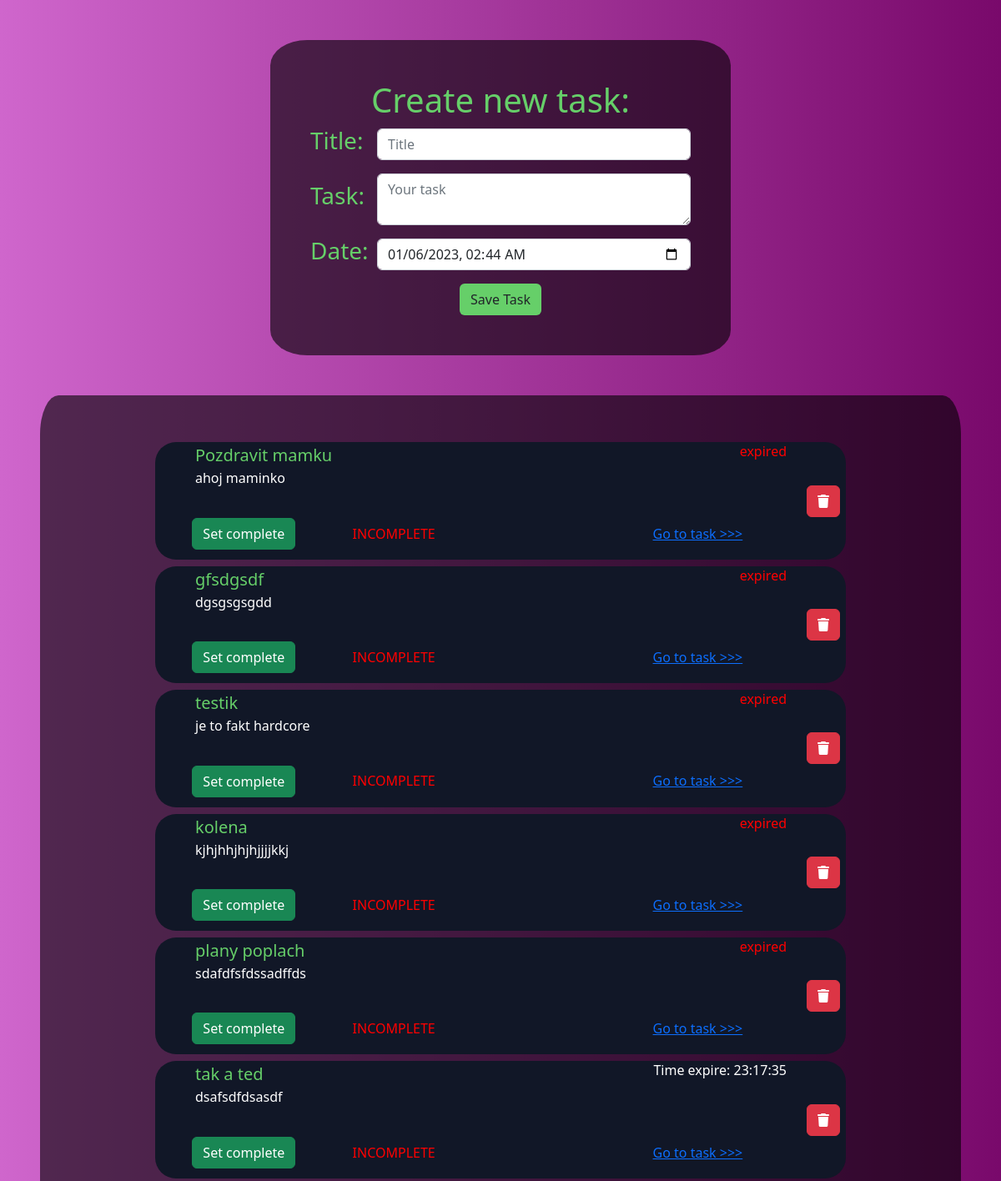
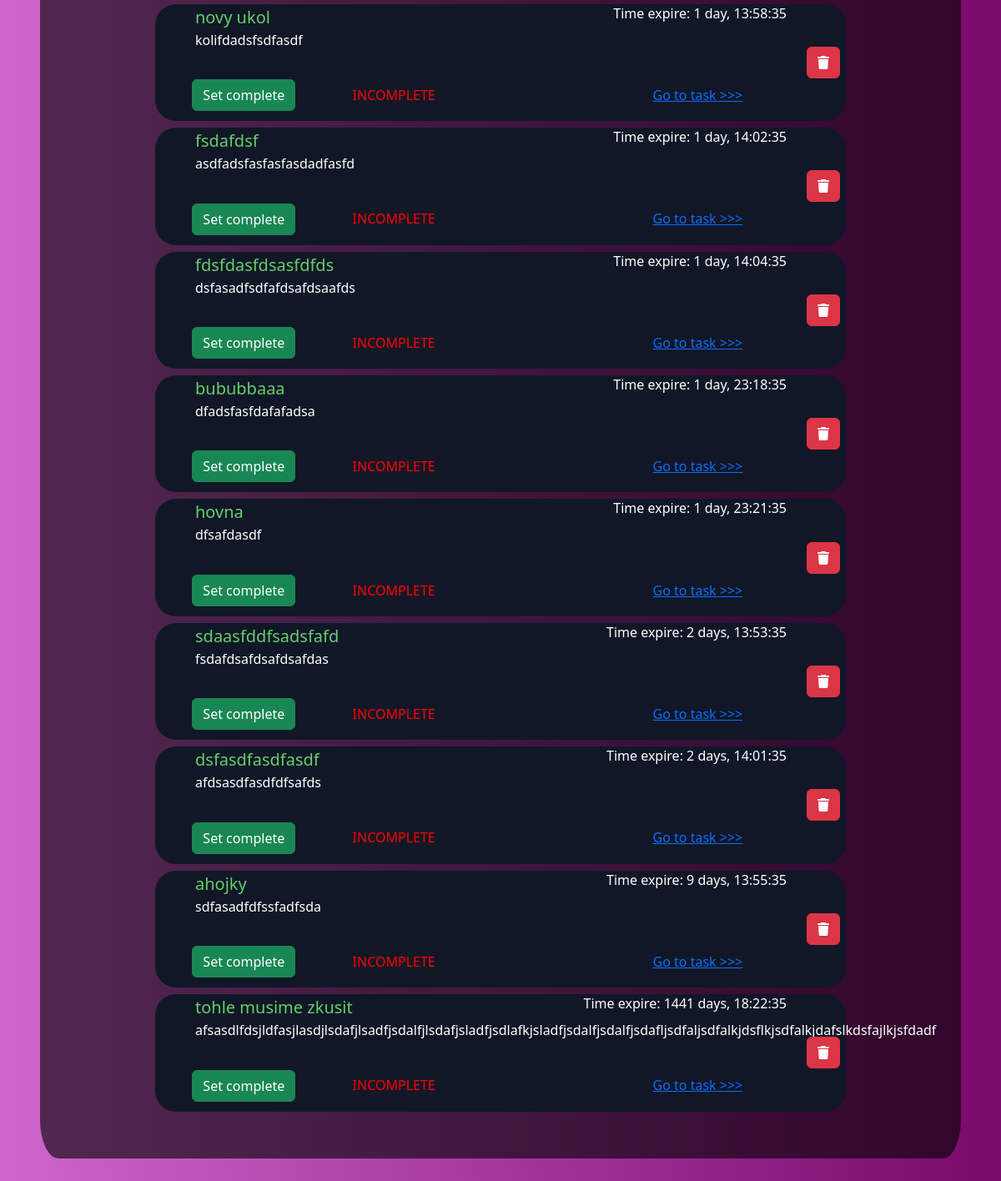
The app's page /, older data (2 pictures, top to bottom).
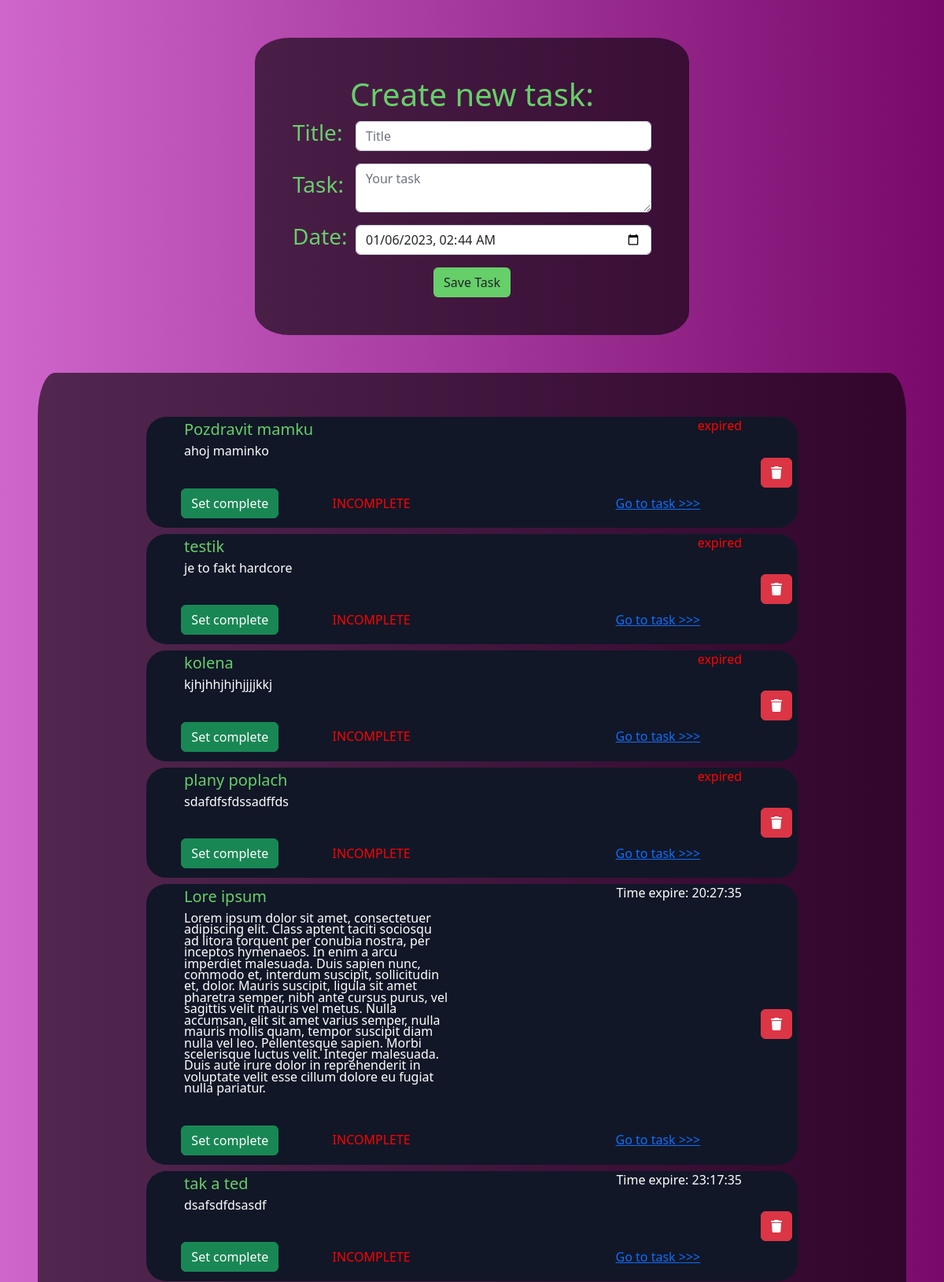
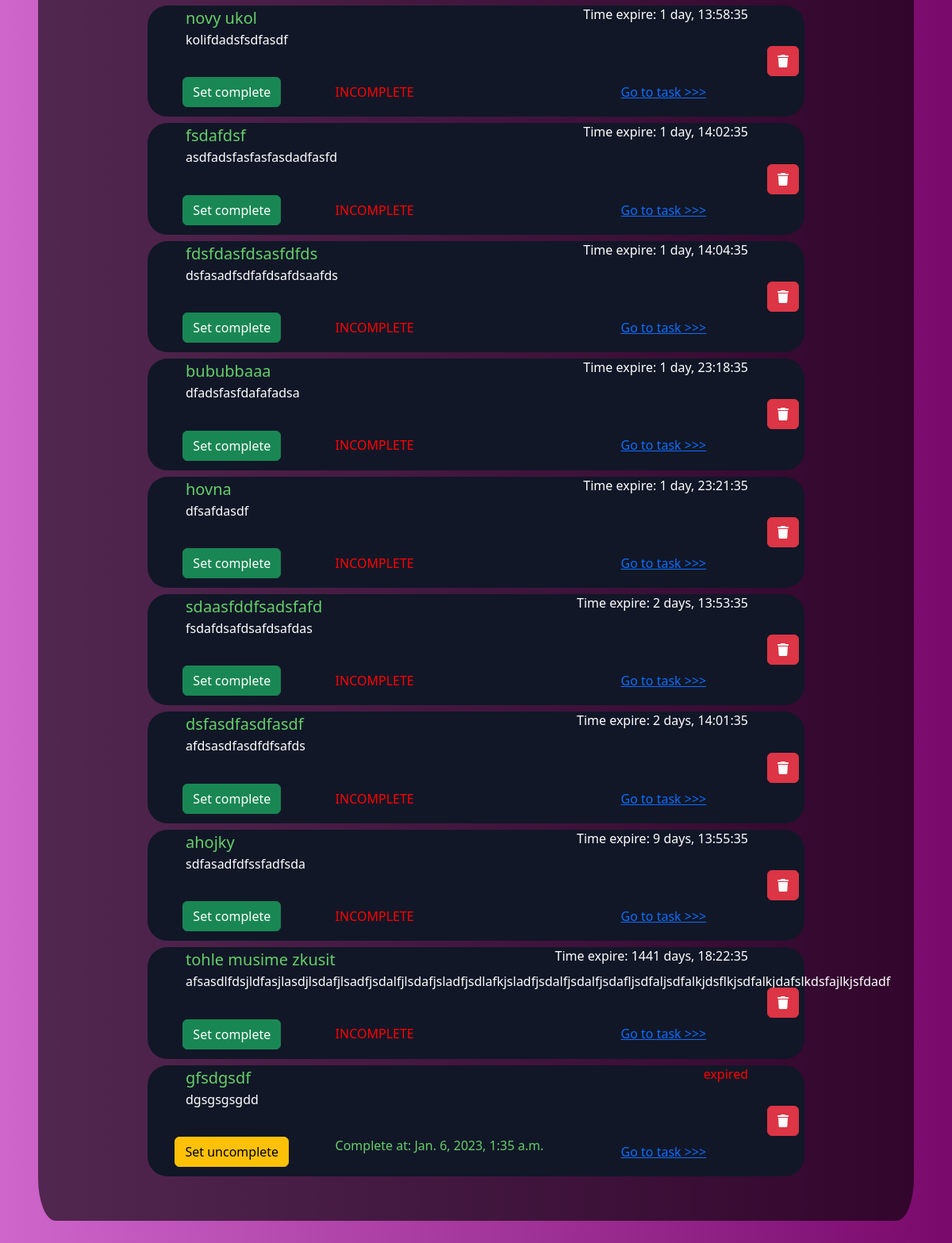
The same page, newer data (2 pictures, top to bottom).
### main/models.py (models this page shows, shortened)
class Task(models.Model):
    title = models.CharField(max_length=50)
    desc = models.CharField(max_length=500)
    complete = models.BooleanField(default=False)
    created = models.DateTimeField(auto_now_add=True)
    time_complete = models.DateTimeField(auto_now_add=False, auto_now=False, blank=True, null=True)
    due = models.DateTimeField(auto_now_add=False, auto_now=False, blank=True, null=True)

### main/views.py (the view, shortened to what this page needs)
# urls.py: path('', views.index, name='index'),
def index(request):
    tasks = Task.objects.all()
    tasks = tasks.order_by('due')
    completed_tasks = tasks.filter(complete=True)
    incomplete_tasks = tasks.filter(complete=False)
    tasks = list(chain(incomplete_tasks, completed_tasks))
    current_time = datetime.datetime.now().astimezone(timezone.utc)
    for task in tasks:
        task.duration = task.due - current_time
    return render(request, 'index.html', {"tasks":tasks})

### main/templates/index.html (shortened to what this page needs)
{% extends 'base.html'%}
    {% block content%}
    {% load timedelta_filter %}
<div class="w-50 py-5 px-5 create-task">
<h1>Create new task:</h1>
  <form method="post">
    <div class="row d-flex align-items-center">
      <div class="col-2 ">
    <label for="title"><h3 class="color-text">Title:</h3></label>
      </div>
      <div class="col-10 d-flex align-items-center">
    <input type="text" id="title" name="title" class="form-control" placeholder="Title"><br>
  </div>
</div>
<br>
    <div class="row d-flex align-items-center">
      <div class="col-2">
    <label for="desc"><h3 class="color-text">Task:</h3></label>
  </div>
  <div class="col-10 d-flex align-items-center">
    <textarea id="desc" name="desc" class="form-control" placeholder="Your task"></textarea><br>
  </div>
  </div>
   <br>
  <div class="row d-flex align-items-center">
    <div class="col-2">
    <label for="due"><h3 class="color-text">Date:</h3></label>
  </div>
<div class="col-10 d-flex align-items-center">
    <input type="datetime-local" id="due" name="due" class="form-control" value="{% now "jS F Y H:i" %}">
  </div>
</div>
  <br>
    <input type="submit" value="Save Task" class="btn send-task-button">
  </form>
</div>
<div class="py-5 my-5 task-board">
    {% for task in tasks %}
      <div class="task-div py-1 my-2 w-75">
        <div class="row">
          <div class="col-11">
        <div class="row">
          <div class="col-6"><h5 class="color-text mx-5 text-start">{{task.title}}</h5></div>
          <div class="col-6">
            {% if task.duration.total_seconds > 0 %}
          <p class="description-text text-end"> Time expire: {{ task.duration|timedelta:"{days_total} days, {hours2}h {minutes2}m" }}</p>
            {% else %}
            <p class="description-text text-end color-text-red">expired</p>
            {% endif %}
        </div>
        </div>
        <div class="row">
          <div class="col-7">
    <p class="description-text mx-5 text-start">{{task.desc}}</p>
  </div>
    <div class="col-4">
    </div>
<div class="row">
    <div class="col-9">
<div class="row">
    {% if task.complete == 1 %}
    <div class="col-5 justify-content-end py-2">
    <form method="POST" action="{% url 'update-complete' task.id %}">
      <input type="submit" value="Set uncomplete" class="btn btn-warning">
    </div>
    <div class="col-7 text-start align-self-center">
    <p class="color-text">Complete at: {{task.time_complete}}</p>
  </div>
    {% else %}
    <div class="col-5 justify-content-end py-2 align-self-center">
    <form method="POST" action="{% url 'update-complete' task.id %}">
      <input type="submit" value="Set complete" class="btn btn-success">
    </form>
  </div>
  <div class="col-7 text-start my-auto pt-3">
    <p class="color-text-red">INCOMPLETE</p>
  </div>
    {% endif %}
  </div>
  </div>
  <div class="col-3 my-auto">
  <a href="/task/{{task.id}}">Go to task >>> </a>
</div>
</div>
</div>
</div>
<div class="col-1 d-flex align-items-center delete-button"><a class="btn btn-danger" href="{% url 'delete_task' task.id %}"><i class="fa-solid fa-trash"></i></a> </div>
  </div>
</div>
    {% endfor%}
</div>
</div>
</center>
    {% endblock content %}

Row changes from the older to the newer data that the page shows:
added Task: title "Lore ipsum", duration "20:27:35", desc "Lorem ipsum dolor sit amet, consectetuer adipiscing elit. Class aptent taciti sociosqu ad litora torquent per conubia nostra, per inceptos hymenaeos. In enim a arcu imperdiet malesuada. Duis sapien nunc, commodo et, interdum suscipit, sollicitudin et, dolor. Mauris suscipit, ligula sit amet pharetra semper, nibh ante cursus purus, vel sagittis velit mauris vel metus. Nulla accumsan, elit sit amet varius semper, nulla mauris mollis quam, tempor suscipit diam nulla vel leo. Pellentesque sapien. Morbi scelerisque luctus velit. Integer malesuada. Duis aute irure dolor in reprehenderit in voluptate velit esse cillum dolore eu fugiat nulla pariatur."
changed Task "gfsdgsdf": time_complete (not shown) → "Jan. 6, 2023, 1:35 a.m."; value "Set complete" → "Set uncomplete"; complete "INCOMPLETE" → "Complete at:"; moves down the list
